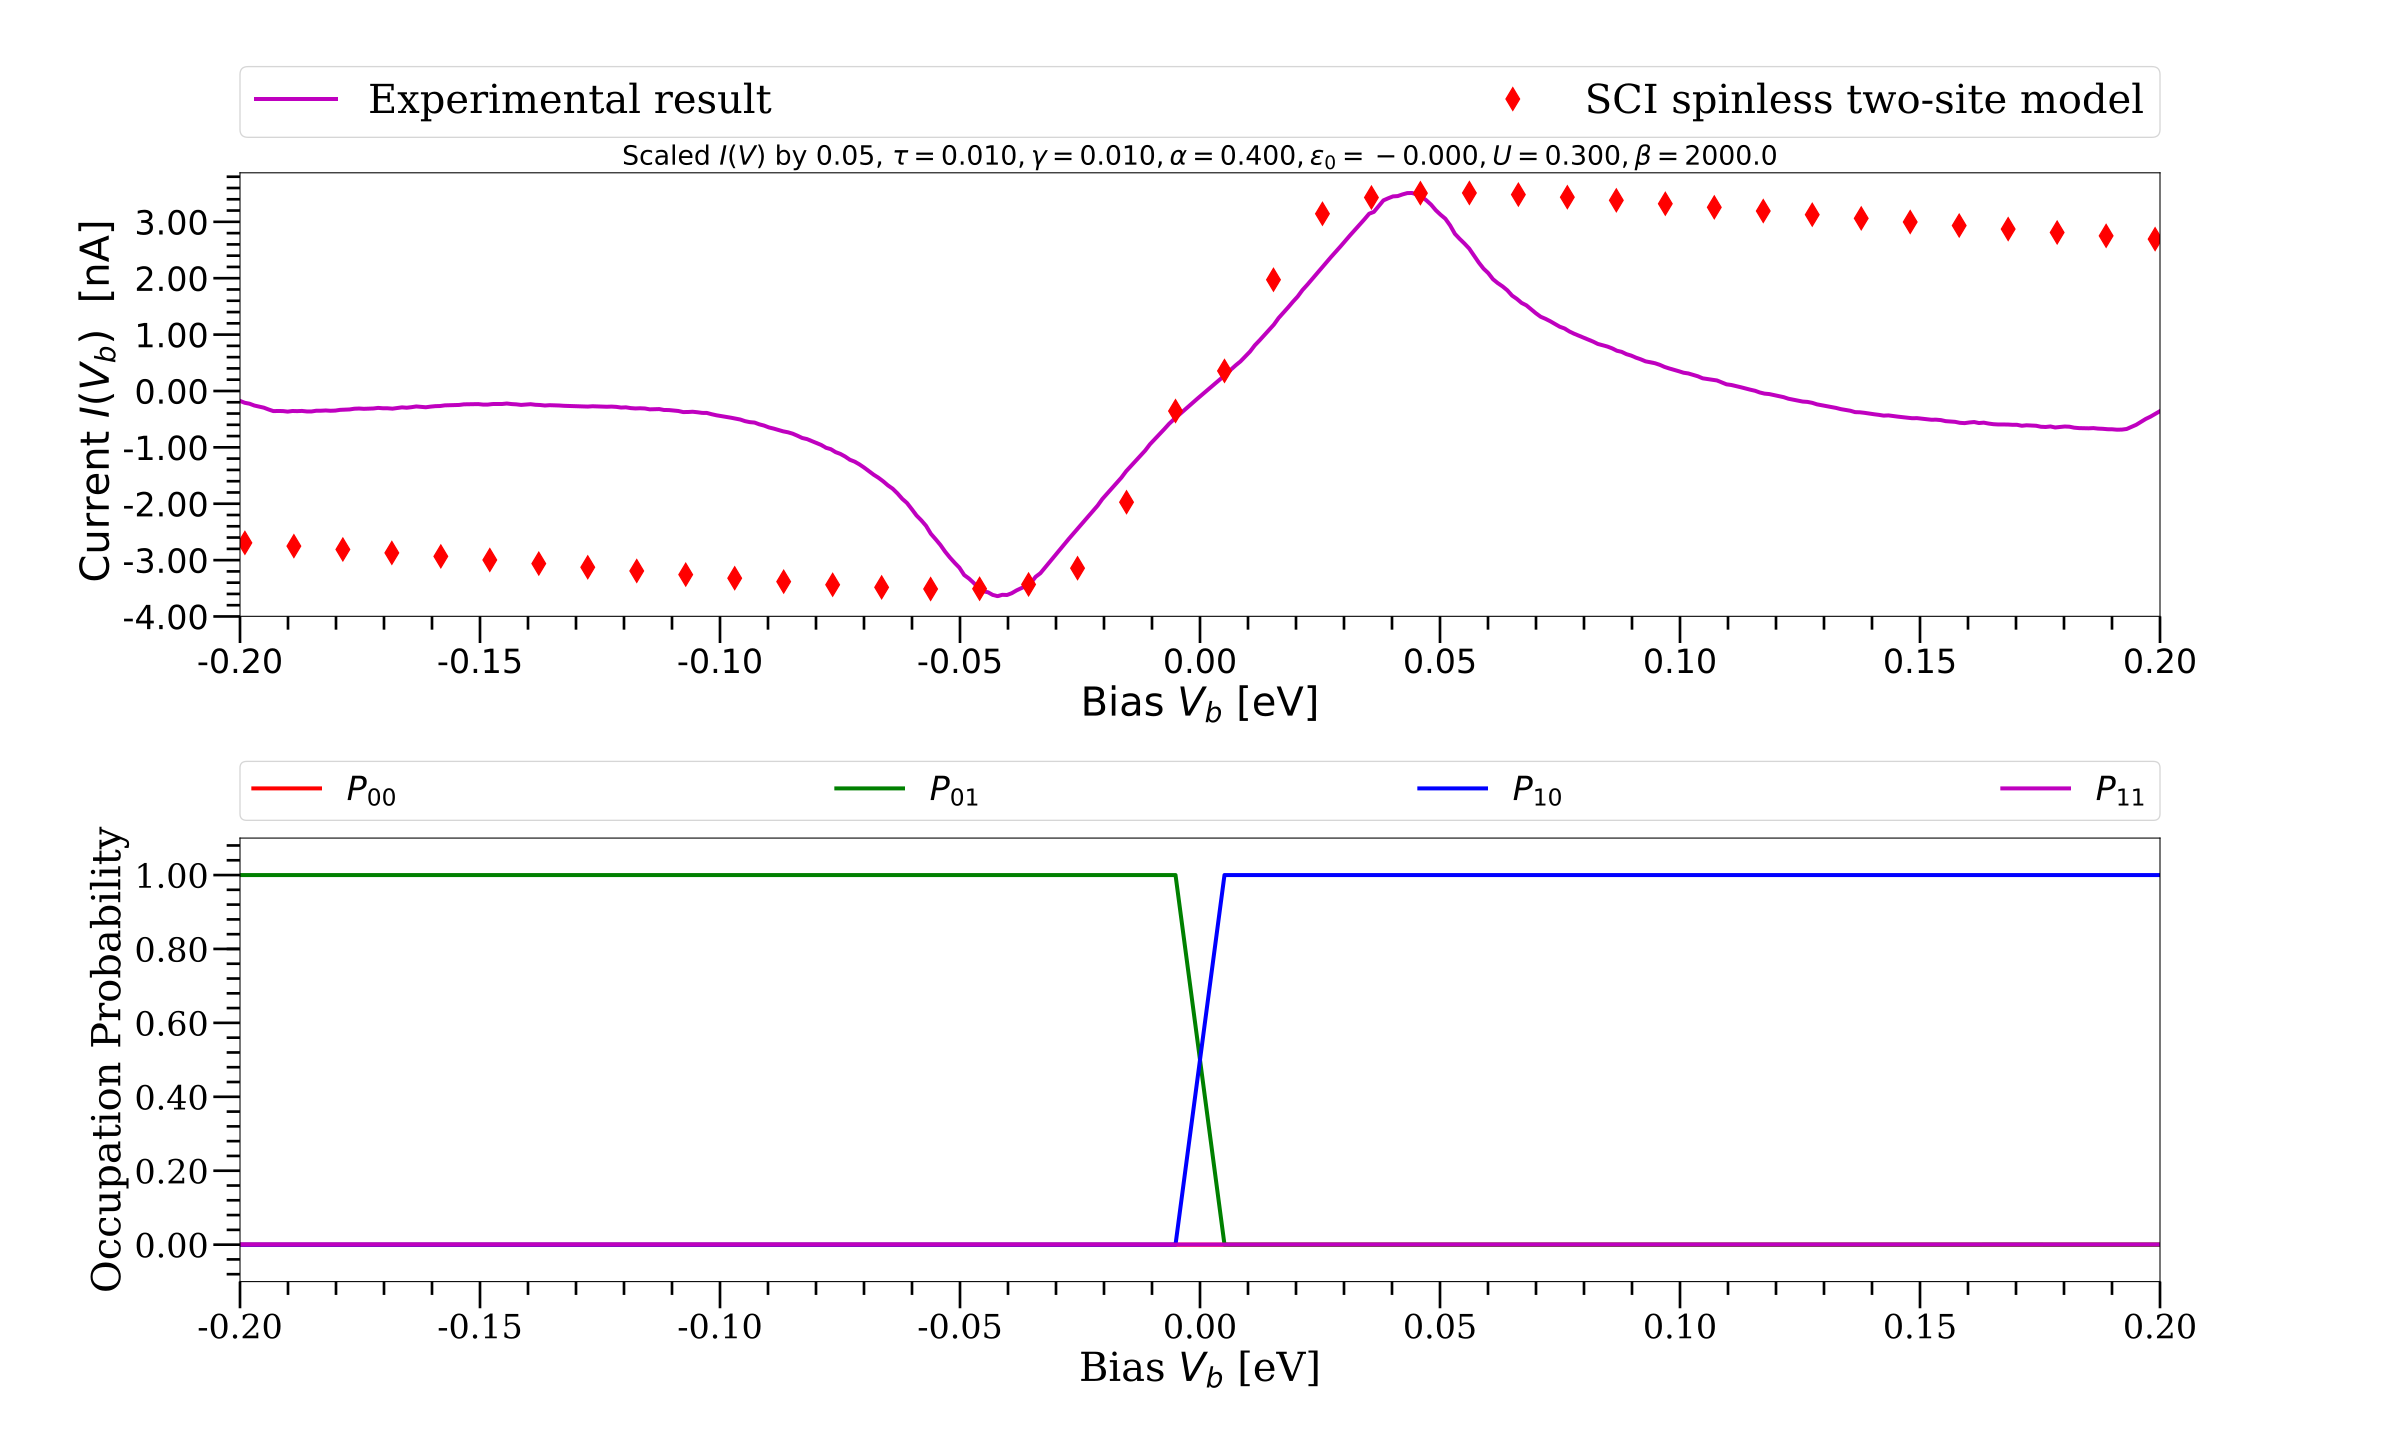

Recreate this plot in Python.
import numpy as np
import sys 
from igf import *
from experiment import *
from paralleltask import *
import scipy.interpolate as si
from scipy.optimize import minimize
from scipy.constants import physical_constants as pc
import argparse as argparse  
import matplotlib
import matplotlib.pyplot as plt
from matplotlib.ticker import AutoMinorLocator
from matplotlib.ticker import FormatStrFormatter
### parameters
import time
global_time_start = time.time()

tolerance = 1e-7 
bias_res = 50

maxBias = 0.25;
biaswindow = np.linspace( -maxBias, maxBias, bias_res) 

realscale   = pc["elementary charge"][0] / pc["Planck constant"][0] * pc["electron volt"][0]
epsilon_res = 100

epsilon_window = np.linspace(-1.0, 1.0, epsilon_res)

#parameters from fit_0 are default
default_tau = 0.010
default_gamma = 0.010
default_alpha = 0.40
default_capacitive = 0.300
default_levels = -default_capacitive*0 -1e-4 
default_beta = 250
#parameter parser
parser  = argparse.ArgumentParser(prog="current map parallel",
  description = "Self consistent current calculation, also plots experimental current.")  
 
parser.add_argument(
    '-t',
    '--tau',
    help='Tunnelling strength',
    action='store',
    type = float,
    default = default_tau
)   
parser.add_argument(
    '-gt',
    '--gamma',
    help='Molecule-lead coupling strength',
    action='store',
    type = float,
    default = default_gamma
)   
parser.add_argument(
    '-at',
    '--alpha',
    help='Bias-level coupling',
    action='store',
    type = float,
    default = default_alpha
)   
parser.add_argument(
    '-u',
    '--capacitive',
    help='Capacitive interaction strength',
    action='store',
    type = float,
    default = default_capacitive
)   
parser.add_argument(
    '-e',
    '--epsilon',
    help='Zero-bias level',
    action='store',
    type = float,
    default = default_levels
)   
parser.add_argument(
    '-b',
    '--beta',
    help='inverse temperature',
    action='store',
    type = float,
    default = default_beta
)   
args    = parser.parse_args() 
tau = args.tau
gamma = args.gamma
alpha = args.alpha
capacitive = args.capacitive
levels = args.epsilon
beta = args.beta 
   
###  
results = []
biasnum = 0;
lastDistribution = 0;

for bias in biaswindow:    
    epsilon_res = 250  
    
    realscale   = pc["elementary charge"][0] / pc["Planck constant"][0] * pc["electron volt"][0]

    spinlessHamiltonian = np.zeros((2,2))
    spinlessHamiltonian[0][0] = levels + 0.5 * alpha * bias
    spinlessHamiltonian[1][1] = levels - 0.5 * alpha * bias

    spinlessTunnellingMatrix = np.zeros((2,2))
    spinlessTunnellingMatrix[0][1] = -tau
    spinlessTunnellingMatrix[1][0] = -tau

    spinlessInteraction = np.zeros((2,2))
    spinlessInteraction[0][1] = capacitive
    spinlessInteraction[1][0] = capacitive


    spinlessGammaLeft = np.zeros((2,2))
    spinlessGammaLeft[0][0] = gamma

    spinlessGammaRIght = np.zeros((2,2))
    spinlessGammaRIght[1][1] = gamma

    spinlessCalculation = igfwl(
        spinlessHamiltonian, 
        spinlessTunnellingMatrix,
        spinlessInteraction, 
        spinlessGammaLeft,
        spinlessGammaRIght, 
        beta
    ) 
    # Gave wildly .. weird currents when I did this.
    #if biasnum > 0:
    #    spinlessCalculation.set_distribution(lastDistribution);
    spinlessCalculation.label = "self consistent bias %.3f" % bias
    spinlessCalculation.calculate_number_matrix_k()
    spinlessCalculation.calculate_number_matrix_w( -bias, np.linspace( -1.0, 1.0, 1000))
    ### self-consistency loop
    P = spinlessCalculation.selfconsistent_distribution(tolerance)
    P /= np.sqrt( np.sum(np.square(P)))

    spinlessCalculation.set_distribution(P)
    lastDistribution = P;

    epsilon = np.linspace(-bias/2.0, bias/2.0, epsilon_res);
    spinless_transmission = spinlessCalculation.full_transmission(epsilon)
    spinless_current = -realscale*np.trapz(spinless_transmission, epsilon) 
     
    #print >> sys.stderr,  P 
    results.append( [bias, spinless_current, P[0], P[1], P[2], P[3]])
    biasnum += 1

results = np.array(results);



#### moving on
calculated_bias = results[:,0]
calculated_current = results[:,1]/1e-9

for i in range( calculated_bias.shape[0] ):
    print "%.3f\t%.3f" % ( calculated_bias[i], calculated_current[i] )

#######################################
print >> sys.stderr,   "Plotting new calculation versus experiment..."

separation_array = range(650, 670)        
data_bias = np.zeros(( len(separation_array), 404))
data_current = np.zeros(( len(separation_array), 404))

i = 0          
for sep in separation_array:
    if sep != 645:
        file = "exp_data/IV130328_7_%d.dat" % sep
        #print "Reading [%s]" % file
        bias, current = read_experiment(file)
     
        filter = np.ones(15)/15.0
        current = np.convolve(current, filter, mode='same')
         
        bias_array = bias 
                
        data_bias[i]    = bias
        data_current[i] = current
        
        i += 1
###
bias         = data_bias.mean(axis=0)
experimental = data_current.mean(axis=0) / 1e-9
###
fig = plt.figure(figsize=(25, 15), dpi=1080) 
ax = fig.add_subplot(211)
plt.xticks(fontsize=25)
plt.yticks(fontsize=25)
fig.subplots_adjust(left=0.10, hspace=0.50) 
plt.rc('font', family='serif')


print >> sys.stderr, "Max experimental current %2.3e" % np.max(np.abs(experimental))
print >> sys.stderr, "Max calculated  current %2.3e" % np.max(np.abs(calculated_current))

make_same_scale = np.max(experimental) / np.max(calculated_current)
calculated_current *= make_same_scale

plt.plot(bias, experimental, 'm-', label='Experimental result', linewidth=3)  
plt.plot(calculated_bias, calculated_current, 'rd', label='SCI spinless two-site model', markersize=12)  
 
ax.set_title("Scaled $I(V)$ by $%.2f$, $\\tau=%.3f, \\gamma=%.3f, \\alpha=%.3f, \\epsilon_0=%.3f, U=%.3f, \\beta=%.1f$" % (make_same_scale, tau, gamma, alpha, levels, capacitive, beta), fontsize=20)

plt.legend(bbox_to_anchor=(0., 1.08, 1., .102), loc=3, ncol=2, mode="expand", borderaxespad=0., fontsize=30)
 
xlabel = "Bias $V_b$ [eV]"
ylabel = "Current $I(V_b)$  [nA] "
 
plt.xlim([-.2, .2]) 
plt.xlabel(xlabel, fontsize=30)
plt.ylabel(ylabel, fontsize=30)
 
plt.xticks(np.linspace( -.2, .2, 9)) 

minorLocator1 = AutoMinorLocator(5)
minorLocator2 = AutoMinorLocator(5)
ax.xaxis.set_minor_locator(minorLocator1) 
ax.yaxis.set_minor_locator(minorLocator2) 

ax.xaxis.set_major_formatter(FormatStrFormatter('%.2f'))
ax.yaxis.set_major_formatter(FormatStrFormatter('%.2f'))

plt.tick_params(which='both', width=2)
plt.tick_params(which='major', length=20)
plt.tick_params(which='minor', length=10)

#prevents lagg on desktop
time.sleep(1)

########## subplot 2
ax = fig.add_subplot(212) 


plt.xticks(fontsize=25)
plt.yticks(fontsize=25) 
plt.rc('font', family='serif')  

print >> sys.stderr, results[:,2]
print >> sys.stderr,  results[:,3]
print >> sys.stderr,  results[:,4]
print >> sys.stderr,  results[:,5]
ax.plot(calculated_bias, results[:, 2], 'r-', label='$P_{00}$', linewidth=3)  
ax.plot(calculated_bias, results[:, 3], 'g-', label='$P_{01}$', linewidth=3)  
ax.plot(calculated_bias, results[:, 4], 'b-', label='$P_{10}$', linewidth=3)  
ax.plot(calculated_bias, results[:, 5], 'm-', label='$P_{11}$', linewidth=3)  
 
plt.legend(bbox_to_anchor=(0., 1.04, 1., .102), loc=3, ncol=4, mode="expand", borderaxespad=0., fontsize=25)
 
xlabel = "Bias $V_b$ [eV]"
ylabel = "Occupation Probability"
 
plt.xlim([-.2, .2]) 
plt.ylim([-.1, 1.1])
plt.xlabel(xlabel, fontsize=30)
plt.ylabel(ylabel, fontsize=30)
 
plt.xticks(np.linspace( -.2, .2, 9)) 

minorLocator1 = AutoMinorLocator(5)
minorLocator2 = AutoMinorLocator(5)
ax.xaxis.set_minor_locator(minorLocator1) 
ax.yaxis.set_minor_locator(minorLocator2) 

ax.xaxis.set_major_formatter(FormatStrFormatter('%.2f'))
ax.yaxis.set_major_formatter(FormatStrFormatter('%.2f'))

plt.tick_params(which='both', width=2)
plt.tick_params(which='major', length=20)
plt.tick_params(which='minor', length=10)
#prevents lagg on desktop
time.sleep(1)
################################
fileName = 'current.svg';
plt.savefig(fileName)
print >> sys.stderr, 'Saving %s' % fileName;
global_time_end = time.time ()
print >> sys.stderr,   "\n Time spent %.6f seconds. \n " % (global_time_end - global_time_start)
